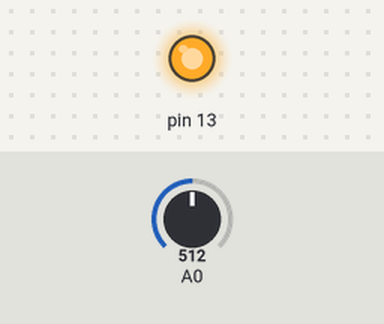
Simulated run of this sketch. Board: Arduino Uno, built with avr-gcc and run on an emulated ATmega328P. Shown: output pins drawn as LEDs (lit = HIGH). Inputs (shaded band) come from the test bench; at power-on: A0 = 512. What the sketch prints to the serial monitor is not drawn.

Above: at 0.1 s.
At 1.6 s:
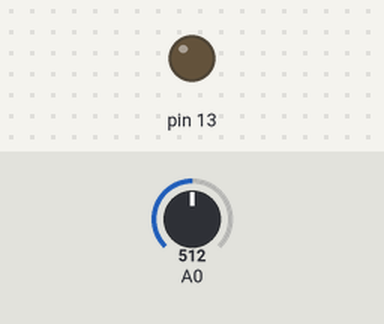
Timing chart, 0 to 3.1 s (numbered marks = the images above):
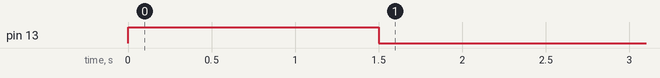

The sketch:

038-termistore-read-soglia-auto.ino
```cpp
int thr;

void setup() {
  Serial.begin(9600);
  pinMode(13, OUTPUT);

  //setup
  digitalWrite(13, HIGH);
  int v = analogRead(A0);
  delay(500);
  v += analogRead(A0);
  delay(500);
  v += analogRead(A0);
  delay(500);
  digitalWrite(13, LOW);

  thr = v / 3 + 4;
}

void loop() {
  int v = analogRead(A0);
  Serial.println(v);

  digitalWrite(13, LOW);

  if (v > thr) {
    digitalWrite(13, HIGH);
  }

  delay(50);

}
```
